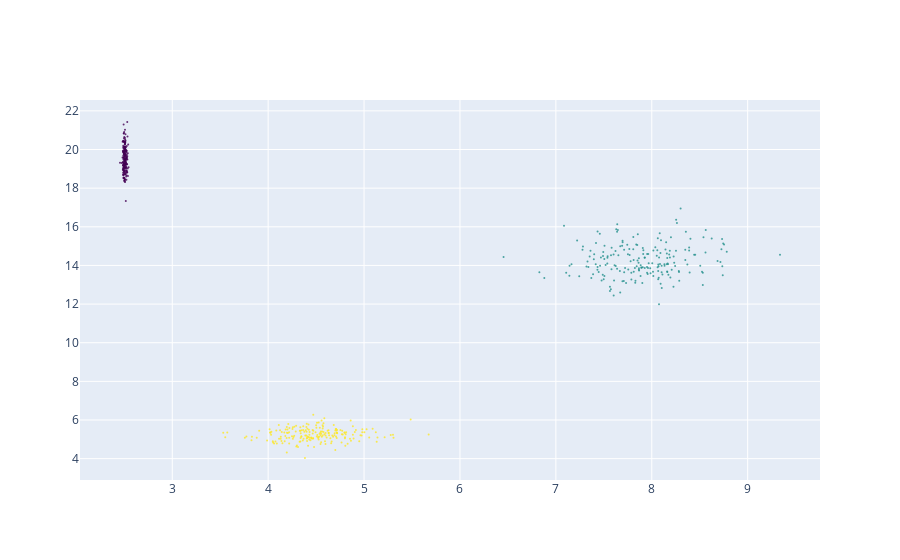
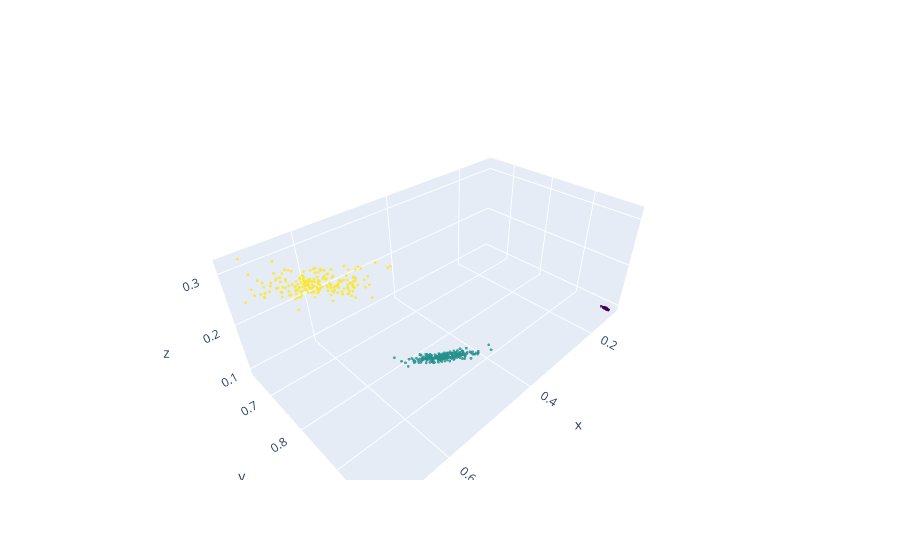

These figures' notebook cell, in order:
### Code cell
# visualize input
if SPACE_DIM == 3:
    fig = go.Figure(data=[go.Scatter(x=Z_2d[0,:], y=Z_2d[1,:], mode='markers', marker=dict(
        size=2,
        color=class_ids,                # set color to an array/list of desired values
        colorscale='Viridis',   # choose a colorscale
        opacity=0.8
    ))])
    fig.show()
    fig = go.Figure(data=[go.Scatter3d(x=Z[0,:], y=Z[1,:], z=Z[2,:], mode='markers', marker=dict(
        size=1,
        color=class_ids,                # set color to an array/list of desired values
        colorscale='Viridis',   # choose a colorscale
        opacity=0.8
    ))])
    fig.show()

### Figure 1 — Plotly figure (JSON) as saved in the notebook; plotly's stock layout.template omitted (floating-point values rounded to 4 significant figures; data arrays with more than 128 entries replaced by an {"elided": "..."} marker saying what was removed)
{"data": [{"marker": {"color": {"elided": "600 int values"}, "colorscale": [[0, "#440154"], [0.1111, "#482878"], [0.2222, "#3e4989"], [0.3333, "#31688e"], [0.4444, "#26828e"], [0.5556, "#1f9e89"], [0.6667, "#35b779"], [0.7778, "#6ece58"], [0.8889, "#b5de2b"], [1, "#fde725"]], "opacity": 0.8, "size": 2}, "mode": "markers", "type": "scatter", "x": {"elided": "600 float values"}, "y": {"elided": "600 float values"}}], "layout": {}}

### Figure 2 — Plotly figure (JSON) as saved in the notebook; plotly's stock layout.template omitted (floating-point values rounded to 4 significant figures; data arrays with more than 128 entries replaced by an {"elided": "..."} marker saying what was removed)
{"data": [{"marker": {"color": {"elided": "600 int values"}, "colorscale": [[0, "#440154"], [0.1111, "#482878"], [0.2222, "#3e4989"], [0.3333, "#31688e"], [0.4444, "#26828e"], [0.5556, "#1f9e89"], [0.6667, "#35b779"], [0.7778, "#6ece58"], [0.8889, "#b5de2b"], [1, "#fde725"]], "opacity": 0.8, "size": 1}, "mode": "markers", "type": "scatter3d", "x": {"elided": "600 float values"}, "y": {"elided": "600 float values"}, "z": {"elided": "600 float values"}}], "layout": {}}
